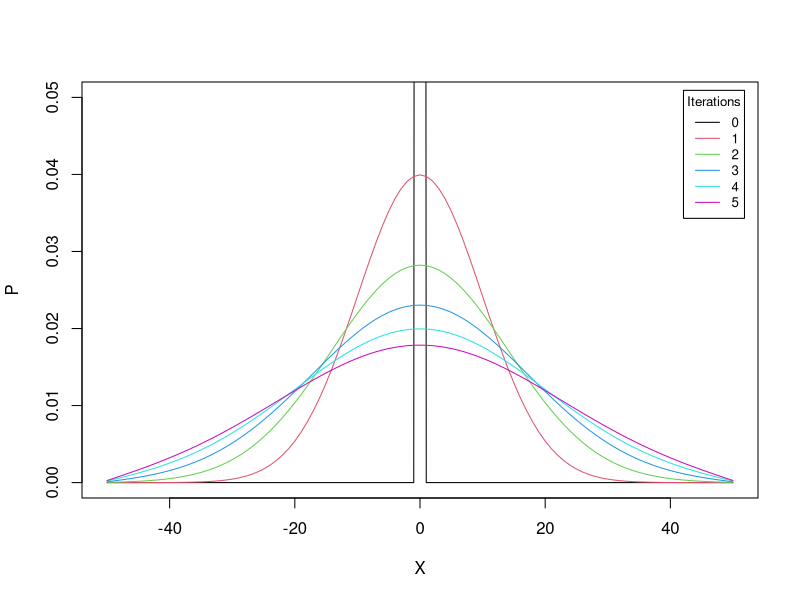
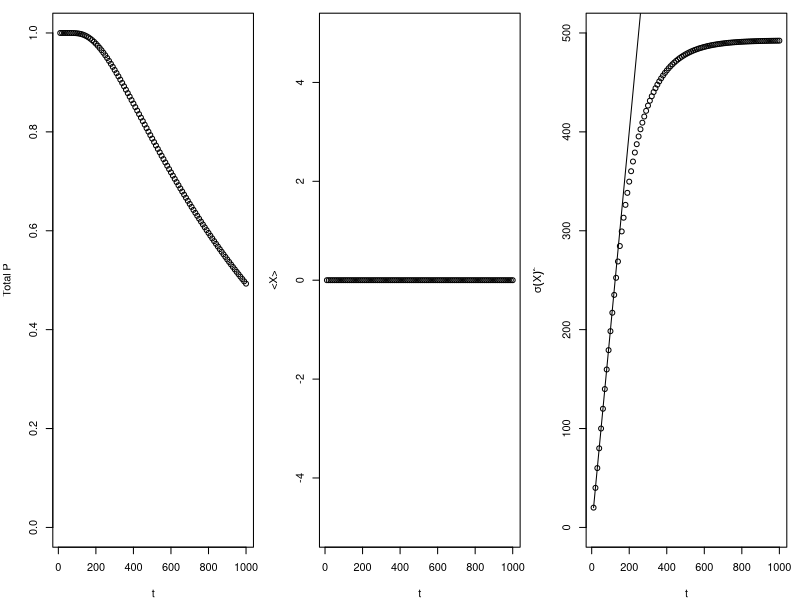
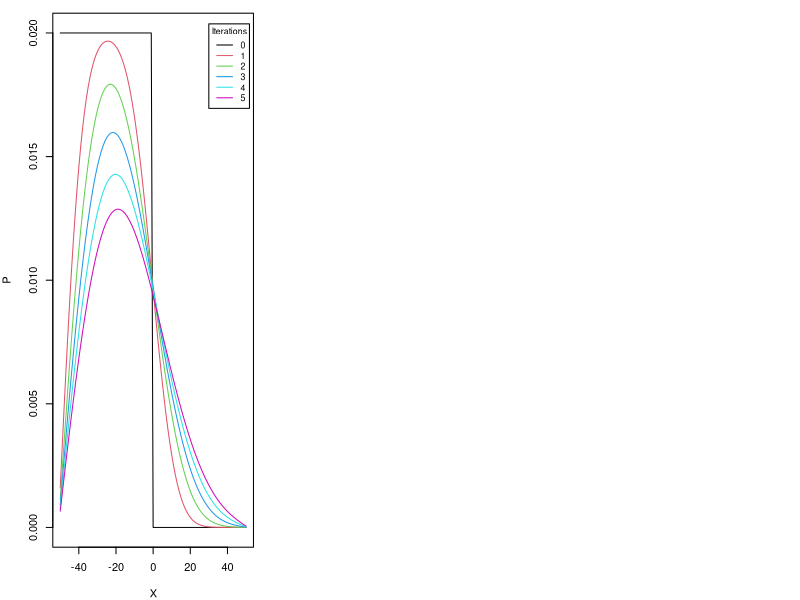

These figures' R source, in order:
## ---- chunk 1
# finite-difference step for the diffusion equation, Dirichlet (P = 0) boundaries
pde_fd_diffusion <- function(ngrid, X_all, dX, dt, D, t0, t.total, p0) {
  t_all <- seq(t0, t.total, by = dt); nt_all <- length(t_all)
  factor <- D / dX^2 * dt
  p <- p0
  for (i in seq_len(nt_all - 1)) {
    p_plus  <- c(p[-1], 0)              # P(X + dX), 0 at the right boundary
    p_minus <- c(0, p[1:(ngrid-1)])     # P(X - dX), 0 at the left boundary
    p <- p + factor * (p_plus + p_minus - 2 * p)
  }
  return(p)
}
## ---- chunk 2
l <- 100; dX <- 1; dt <- 0.01; D <- 1
ngrid <- as.integer(l / dX) + 1
X_all <- (1:ngrid - (ngrid + 1) / 2) * dX     # grid, centered on 0

p0 <- numeric(ngrid)
p0[which.min(abs(X_all))] <- 1                # all probability at X = 0

plot(X_all, p0, type = "l", col = 1, xlab = "X", ylab = "P", xlim = c(-50, 50), ylim = c(0, 0.05))
p_now <- p0
for (i in 1:5) {
  p_now <- pde_fd_diffusion(ngrid, X_all, dX, dt, D, t0 = 0, t.total = 50, p0 = p_now)
  lines(X_all, p_now, col = i + 1)
}
legend("topright", inset = 0.02, title = "Iterations", legend = 0:5, col = 1:6, lty = 1, cex = 0.8)
## ---- chunk 3
#| fig-width: 9
#| fig-height: 3.2
#| out-width: "92%"
meanX <- function(p, X) as.numeric(p %*% X / sum(p))
sdX   <- function(p, X) sqrt(as.numeric(p %*% X^2 / sum(p)) - meanX(p, X)^2)

num_sim <- 100
meanX_all <- sdX_all <- p_tot_all <- numeric(num_sim)
p_now <- p0
for (i in 1:num_sim) {
  p_now <- pde_fd_diffusion(ngrid, X_all, dX, dt, D, t0 = 0, t.total = 10, p0 = p_now)
  meanX_all[i] <- meanX(p_now, X_all); sdX_all[i] <- sdX(p_now, X_all); p_tot_all[i] <- sum(p_now)
}
t_all <- 10 * (1:num_sim)

par(mfrow = c(1, 3), mar = c(4, 4, 1, 1))
plot(t_all, p_tot_all, xlab = "t", ylab = "Total P", ylim = c(0, 1))
plot(t_all, meanX_all, xlab = "t", ylab = "<X>", ylim = c(-5, 5))
plot(t_all, sdX_all^2, xlab = "t", ylab = expression(sigma(X)^2), ylim = c(0, 500))
curve(2 * D * x, add = TRUE)                  # theory: sigma^2 = 2 D t
## ---- chunk 4
p0 <- numeric(ngrid)
p0[X_all < 0] <- 1                            # all probability on the left half
p0 <- p0 / sum(p0)

plot(X_all, p0, type = "l", col = 1, xlab = "X", ylab = "P", xlim = c(-50, 50), ylim = c(0, 0.02))
p_now <- p0
for (i in 1:5) {
  p_now <- pde_fd_diffusion(ngrid, X_all, dX, dt, D, t0 = 0, t.total = 50, p0 = p_now)
  lines(X_all, p_now, col = i + 1)
}
legend("topright", inset = 0.02, title = "Iterations", legend = 0:5, col = 1:6, lty = 1, cex = 0.8)
